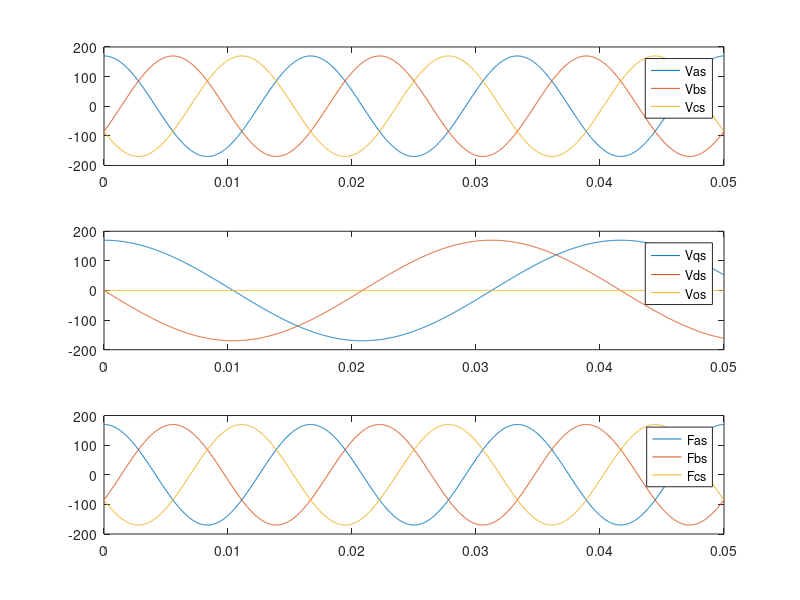
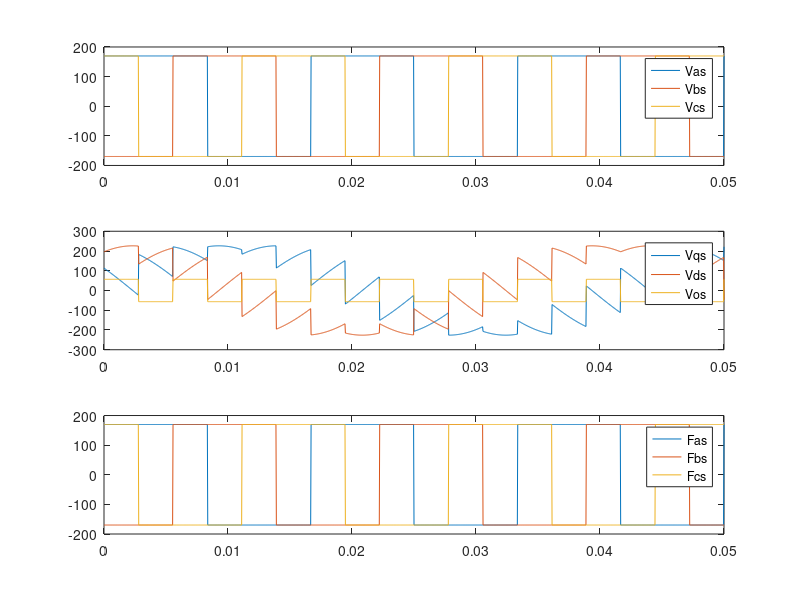
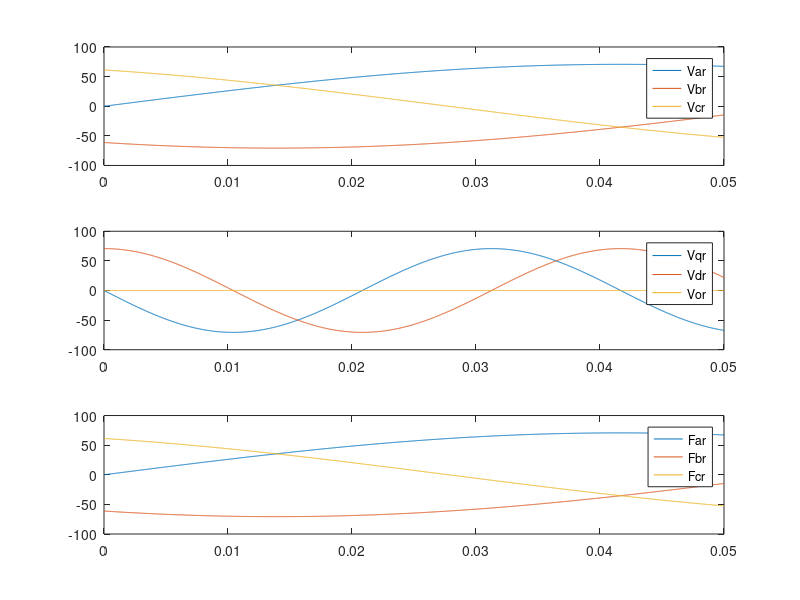

MATLAB code to generate these figures, in order:
%
% File: arbref2.m - Arbitrary reference frame
% Including rotor variable transformation
%

clear all;close all;clc;

%% Set up some paramters

fe=60;we=2*pi*fe;Tp=1/fe;Vs=120;
t=[0:Tp/500:3*Tp];

%% Transformation to an alternate reference frame

% *** Voltage sources ***

K=1.0;      % At least for now
Vas=sqrt(2)*Vs*cos(we*t);
Vbs=sqrt(2)*Vs*cos(we*t-2*pi/3)*K; % Inc. > 1.0 to produce unbalanced harm. torques
Vcs=sqrt(2)*Vs*cos(we*t+2*pi/3);
Vabcs=[Vas; Vbs; Vcs];

figure
subplot(311);plot(t,Vas,t,Vbs,t,Vcs);legend('Vas','Vbs','Vcs')

%% Transform sinusoidal stator variables

% Reference frame speed

w=we;       % Synchronous reference frame
w=0;        % Stationary reference frame
%w=wr;      % Rotor reference frame
w=.6*we;    % Arbitrary reference frame

[m,n]=size(t);
for i=1:n
  theta=w*t;
  Ks=[cos(theta(i)) cos(theta(i)-2*pi/3) cos(theta(i)+2*pi/3);
      sin(theta(i)) sin(theta(i)-2*pi/3) sin(theta(i)+2*pi/3);
      0.5 0.5 0.5];
  Ks=(2/3)*Ks;
  Vqdos(:,i)=Ks*Vabcs(:,i);
end

% Plot results

Vqs=Vqdos(1,:);Vds=Vqdos(2,:);Vos=Vqdos(3,:);
subplot(312);plot(t,Vqs,t,Vds,t,Vos);legend('Vqs','Vds','Vos')

%% Recover original data

for i=1:n
  theta=w*t;
  Ksinv=[cos(theta(i))        sin(theta(i))        1
         cos(theta(i)-2*pi/3) sin(theta(i)-2*pi/3) 1
         cos(theta(i)+2*pi/3) sin(theta(i)+2*pi/3) 1];
  Fabcs(:,i)=Ksinv*Vqdos(:,i);
end

Fas=Fabcs(1,:);Fbs=Fabcs(2,:);Fcs=Fabcs(3,:);
subplot(313);plot(t,Fas,t,Fbs,t,Fcs);legend('Fas','Fbs','Fcs')

%% Transform non sinusoidal stator variables

K=1.0;      % At least for now
Vas=sqrt(2)*Vs*square(we*t);
Vbs=sqrt(2)*Vs*square(we*t-2*pi/3)*K; % Inc. > 1.0 to produce unbalanced harm. torques
Vcs=sqrt(2)*Vs*square(we*t+2*pi/3);
Vabcs=[Vas; Vbs; Vcs];

figure
subplot(311);plot(t,Vas,t,Vbs,t,Vcs);legend('Vas','Vbs','Vcs')

% Reference frame speed

%w=we;       % Synchronous reference frame
%w=0;       % Stationary reference frame
%w=wr;      % Rotor reference frame
%w=.6*we;   % Arbitrary reference frame

[m,n]=size(t);
for i=1:n
  theta=w*t;
  Ks=[cos(theta(i)) cos(theta(i)-2*pi/3) cos(theta(i)+2*pi/3);
      sin(theta(i)) sin(theta(i)-2*pi/3) sin(theta(i)+2*pi/3);
      0.5 0.5 0.5];
  Ks=(2/3)*Ks;
  Vqdos(:,i)=Ks*Vabcs(:,i);
end

% Plot results

Vqs=Vqdos(1,:);Vds=Vqdos(2,:);Vos=Vqdos(3,:);
subplot(312);plot(t,Vqs,t,Vds,t,Vos);legend('Vqs','Vds','Vos')

%% Recover original data

for i=1:n
  theta=w*t;
  Ksinv=[cos(theta(i))        sin(theta(i))        1
         cos(theta(i)-2*pi/3) sin(theta(i)-2*pi/3) 1
         cos(theta(i)+2*pi/3) sin(theta(i)+2*pi/3) 1];
  Fabcs(:,i)=Ksinv*Vqdos(:,i);
end

Fas=Fabcs(1,:);Fbs=Fabcs(2,:);Fcs=Fabcs(3,:);
subplot(313);plot(t,Fas,t,Fbs,t,Fcs);legend('Fas','Fbs','Fcs')

%% Rotor variable transformation


s=0.1;thr=s*we*t;Vr=50;       % Slip frequency
Var=sqrt(2)*Vr*sin(s*we*t);
Vbr=sqrt(2)*Vr*sin(s*we*t-2*pi/3)*K; % Inc. > 1.0 to produce unbalanced harm. torques
Vcr=sqrt(2)*Vr*sin(s*we*t+2*pi/3);
Vabcr=[Var; Vbr; Vcr];

figure
subplot(311);plot(t,Var,t,Vbr,t,Vcr);legend('Var','Vbr','Vcr')

for i=1:n
  beta=w*t-thr(i);
  Kr=[cos(beta(i)) cos(beta(i)-2*pi/3) cos(beta(i)+2*pi/3);
         sin(beta(i)) sin(beta(i)-2*pi/3) sin(beta(i)+2*pi/3);
         0.5 0.5 0.5];
     Kr=(2/3)*Kr;
  Vqdor(:,i)=Kr*Vabcr(:,i);
end

Vqr=Vqdor(1,:);Vdr=Vqdor(2,:);Vor=Vqdor(3,:);
subplot(312);plot(t,Vqr,t,Vdr,t,Vor);legend('Vqr','Vdr','Vor')

for i=1:n
  beta=w*t-thr(i);
  Krinv=[cos(beta(i))        sin(beta(i))        1
         cos(beta(i)-2*pi/3) sin(beta(i)-2*pi/3) 1
         cos(beta(i)+2*pi/3) sin(beta(i)+2*pi/3) 1];
  Fabcr(:,i)=Krinv*Vqdor(:,i);
end

Far=Fabcr(1,:);Fbr=Fabcr(2,:);Fcr=Fabcr(3,:);
subplot(313);plot(t,Far,t,Fbr,t,Fcr);legend('Far','Fbr','Fcr')

